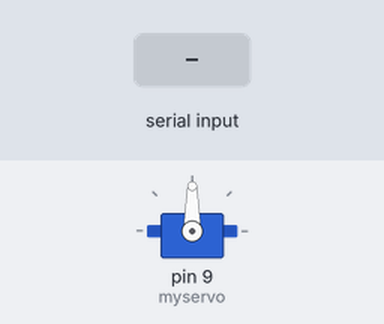
A sketch run on a simulated Arduino Uno, built with avr-gcc and run on an emulated ATmega328P. Parts: servo. Inputs (shaded band) come from the test bench.

Above: at 1.2 s.
1.3 s: "l" received over Serial
3.1 s: "u" received over Serial
At 4.3 s:
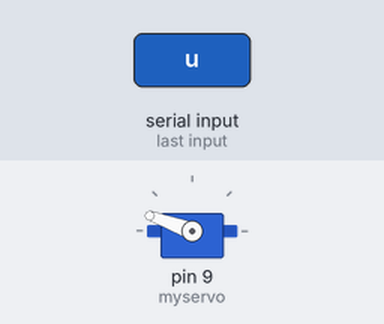
4.9 s: "l" received over Serial
At 5.06 s:
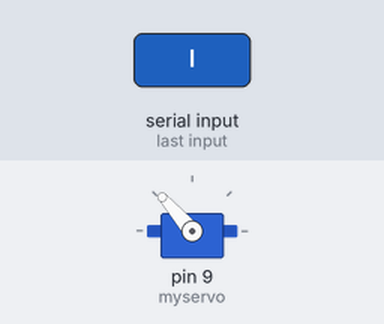
Timing chart, 0 to 7.9 s (numbered marks = the images above; inputs shaded):
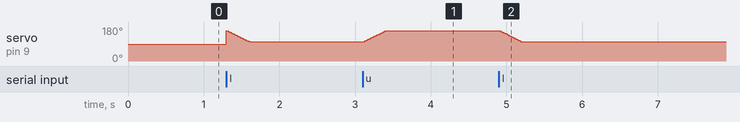

Measured:
- after the input at 3.1 s, servo on pin 9 (myservo): moves from 101° to 160° over 0.29 s, starting at once
- after the input at 4.9 s, servo on pin 9 (myservo): moves from 160° to 101° over 0.29 s, starting at once

The sketch:

faplock.ino
```cpp
#include <Servo.h>
#define BAUD_RATE 9600

Servo myservo;  // create servo object to control a servo
// twelve servo objects can be created on most boards

int pos = 0;    // variable to store the servo position
int message = 0;
bool locked = false;
void setup() {
  myservo.attach(9);  // attaches the servo on pin 9 to the servo object
  Serial.begin(BAUD_RATE);
}


void loop() {


 if (Serial.available() > 0) { // Check to see if there is a new message
    message = Serial.read(); // Put the serial input into the message

    if (message == 'l' && locked == false) {

   for (pos = 160; pos >= 101; pos -= 1) { // goes from 0 degrees to 180 degrees
       myservo.write(pos);              // tell servo to go to position in variable 'pos'
       delay(5);                       // waits 15ms for the servo to reach the position
   }
   locked = true;

    }

    if (message == 'u' && locked == true) {
   for (pos = 101; pos <=160; pos += 1) { // goes from 0 degrees to 180 degrees
       myservo.write(pos);              // tell servo to go to position in variable 'pos'
        delay(5);                       // waits 15ms for the servo to reach the position
    }
    locked=false;
    }
  }

}
```
